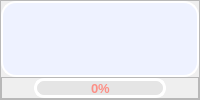
                           <widget class="QFrame" name="proc_mian_top_left">
                            <property name="frameShape">
                             <enum>QFrame::Shape::StyledPanel</enum>
                            </property>
                            <property name="frameShadow">
                             <enum>QFrame::Shadow::Raised</enum>
                            </property>
                            <layout class="QVBoxLayout" name="verticalLayout_11" stretch="10,1">
                             <property name="spacing">
                              <number>0</number>
                             </property>
                             <property name="leftMargin">
                              <number>0</number>
                             </property>
                             <property name="topMargin">
                              <number>0</number>
                             </property>
                             <property name="rightMargin">
                              <number>0</number>
                             </property>
                             <property name="bottomMargin">
                              <number>0</number>
                             </property>
                             <item>
                              <widget class="QLabel" name="det_pano_img">
                               <property name="sizePolicy">
                                <sizepolicy hsizetype="Ignored" vsizetype="Ignored">
                                 <horstretch>0</horstretch>
                                 <verstretch>0</verstretch>
                                </sizepolicy>
                               </property>
                               <property name="font">
                                <font>
                                 <family>Arial</family>
                                </font>
                               </property>
                               <property name="styleSheet">
                                <string notr="true">background-color: rgb(238, 242, 255);
border:2px solid rgb(255, 255, 255);
border-radius:15px</string>
                               </property>
                               <property name="text">
                                <string/>
                               </property>
                               <property name="alignment">
                                <set>Qt::AlignmentFlag::AlignCenter</set>
                               </property>
                              </widget>
                             </item>
                             <item>
                              <widget class="QFrame" name="proc_bar_qf">
                               <property name="frameShape">
                                <enum>QFrame::Shape::StyledPanel</enum>
                               </property>
                               <property name="frameShadow">
                                <enum>QFrame::Shadow::Raised</enum>
                               </property>
                               <layout class="QHBoxLayout" name="horizontalLayout_9" stretch="1,10,1">
                                <property name="spacing">
                                 <number>0</number>
                                </property>
                                <property name="leftMargin">
                                 <number>0</number>
                                </property>
                                <property name="topMargin">
                                 <number>0</number>
                                </property>
                                <property name="rightMargin">
                                 <number>0</number>
                                </property>
                                <property name="bottomMargin">
                                 <number>0</number>
                                </property>
                                <item>
                                 <widget class="QPushButton" name="proc_run_button">
                                  <property name="font">
                                   <font>
                                    <family>Arial</family>
                                   </font>
                                  </property>
                                  <property name="styleSheet">
                                   <string notr="true">QPushButton{
background-repeat: no-repeat;
background-position: center;
border: none;
}
QPushButton:hover{

}</string>
                                  </property>
                                  <property name="text">
                                   <string/>
                                  </property>
                                  <property name="icon">
                                   <iconset resource="resources.qrc">
                                    <normaloff>:/icons_v2/images/icons_v2/begin.png</normaloff>
                                    <normalon>:/icons_v2/images/icons_v2/pause.png</normalon>:/icons_v2/images/icons_v2/begin.png</iconset>
                                  </property>
                                  <property name="iconSize">
                                   <size>
                                    <width>20</width>
                                    <height>20</height>
                                   </size>
                                  </property>
                                  <property name="checkable">
                                   <bool>true</bool>
                                  </property>
                                 </widget>
                                </item>
                                <item>
                                 <widget class="QProgressBar" name="progress_bar">
                                  <property name="maximumSize">
                                   <size>
                                    <width>16777215</width>
                                    <height>20</height>
                                   </size>
                                  </property>
                                  <property name="font">
                                   <font>
                                    <family>Microsoft YaHei UI</family>
                                    <pointsize>10</pointsize>
                                    <italic>false</italic>
                                    <bold>true</bold>
                                   </font>
                                  </property>
                                  <property name="styleSheet">
                                   <string notr="true">QProgressBar{ 
font: 700 10pt &quot;Microsoft YaHei UI&quot;;
color: rgb(253, 143, 134); 
text-align:center; 
border:3px solid rgb(255, 255, 255);
border-radius: 10px; 
background-color: rgba(215, 215, 215,100);
} 

QProgressBar:chunk{ 
border-radius:0px; 
background: rgba(119, 111, 252, 200);
border-radius: 7px;
}</string>
                                  </property>
                                  <property name="maximum">
                                   <number>1000</number>
                                  </property>
                                  <property name="value">
                                   <number>0</number>
                                  </property>
                                 </widget>
                                </item>
                                <item>
                                 <widget class="QPushButton" name="proc_stop_button">
                                  <property name="font">
                                   <font>
                                    <family>Arial</family>
                                   </font>
                                  </property>
                                  <property name="styleSheet">
                                   <string notr="true">QPushButton{
background-repeat: no-repeat;
background-position: center;
border: none;
}

QPushButton:hover{

}</string>
                                  </property>
                                  <property name="text">
                                   <string/>
                                  </property>
                                  <property name="icon">
                                   <iconset resource="resources.qrc">
                                    <normaloff>:/icons_v2/images/icons_v2/stop.png</normaloff>:/icons_v2/images/icons_v2/stop.png</iconset>
                                  </property>
                                  <property name="iconSize">
                                   <size>
                                    <width>20</width>
                                    <height>20</height>
                                   </size>
                                  </property>
                                 </widget>
                                </item>
                               </layout>
                              </widget>
                             </item>
                            </layout>
                           </widget>
